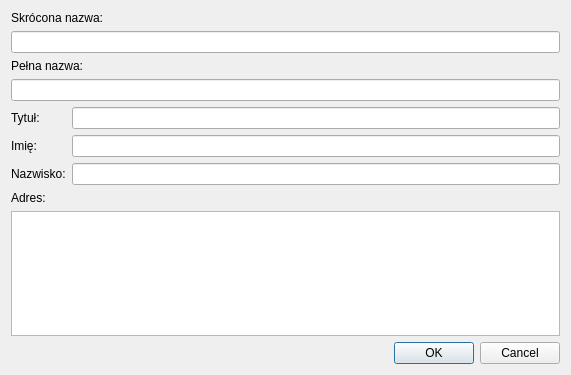
<?xml version="1.0" encoding="UTF-8"?>
<ui version="4.0">
 <class>NowyKlient</class>
 <widget class="QDialog" name="NowyKlient">
  <property name="geometry">
   <rect>
    <x>0</x>
    <y>0</y>
    <width>571</width>
    <height>375</height>
   </rect>
  </property>
  <property name="windowTitle">
   <string>Tworzenie klienta</string>
  </property>
  <layout class="QVBoxLayout" name="verticalLayout">
   <item>
    <layout class="QFormLayout" name="formLayout">
     <item row="0" column="0" colspan="2">
      <widget class="QLabel" name="label_4">
       <property name="text">
        <string>Skrócona nazwa:</string>
       </property>
      </widget>
     </item>
     <item row="1" column="0" colspan="2">
      <widget class="QLineEdit" name="skrocona"/>
     </item>
     <item row="2" column="0" colspan="2">
      <widget class="QLabel" name="label_3">
       <property name="text">
        <string>Pełna nazwa:</string>
       </property>
      </widget>
     </item>
     <item row="3" column="0" colspan="2">
      <widget class="QLineEdit" name="pelna"/>
     </item>
     <item row="4" column="0">
      <widget class="QLabel" name="label_5">
       <property name="text">
        <string>Tytuł:</string>
       </property>
      </widget>
     </item>
     <item row="4" column="1">
      <widget class="QLineEdit" name="tytul"/>
     </item>
     <item row="5" column="0">
      <widget class="QLabel" name="label_6">
       <property name="text">
        <string>Imię:</string>
       </property>
      </widget>
     </item>
     <item row="5" column="1">
      <widget class="QLineEdit" name="imie"/>
     </item>
     <item row="6" column="0">
      <widget class="QLabel" name="label_2">
       <property name="text">
        <string>Nazwisko:</string>
       </property>
      </widget>
     </item>
     <item row="6" column="1">
      <widget class="QLineEdit" name="nazwisko">
       <property name="text">
        <string/>
       </property>
      </widget>
     </item>
     <item row="7" column="0">
      <widget class="QLabel" name="label">
       <property name="text">
        <string>Adres:</string>
       </property>
      </widget>
     </item>
     <item row="8" column="0" colspan="2">
      <widget class="QPlainTextEdit" name="adres"/>
     </item>
    </layout>
   </item>
   <item>
    <widget class="QDialogButtonBox" name="buttonBox">
     <property name="standardButtons">
      <set>QDialogButtonBox::Cancel|QDialogButtonBox::Ok</set>
     </property>
    </widget>
   </item>
  </layout>
 </widget>
 <resources/>
 <connections/>
</ui>
